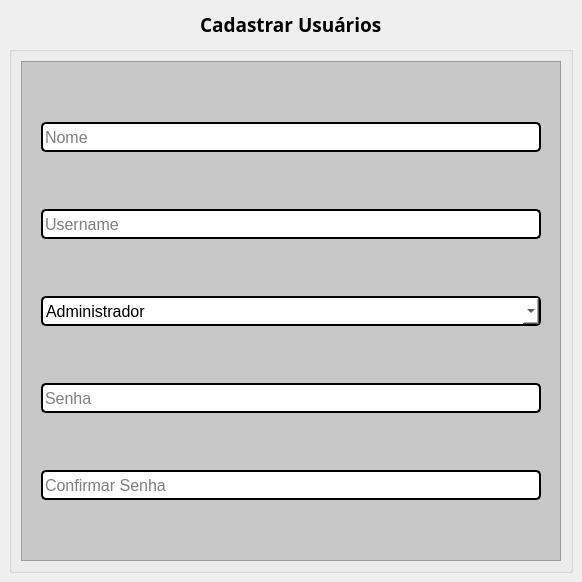
                <widget class="QWidget" name="usuarios_cadastrar_page">
                 <layout class="QVBoxLayout" name="verticalLayout_30">
                  <property name="spacing">
                   <number>6</number>
                  </property>
                  <property name="leftMargin">
                   <number>9</number>
                  </property>
                  <property name="topMargin">
                   <number>9</number>
                  </property>
                  <property name="rightMargin">
                   <number>9</number>
                  </property>
                  <property name="bottomMargin">
                   <number>9</number>
                  </property>
                  <item alignment="Qt::AlignHCenter">
                   <widget class="QLabel" name="label_31">
                    <property name="minimumSize">
                     <size>
                      <width>111</width>
                      <height>31</height>
                     </size>
                    </property>
                    <property name="maximumSize">
                     <size>
                      <width>270</width>
                      <height>31</height>
                     </size>
                    </property>
                    <property name="font">
                     <font>
                      <family>Arial Black</family>
                      <pointsize>14</pointsize>
                      <weight>75</weight>
                      <bold>true</bold>
                     </font>
                    </property>
                    <property name="text">
                     <string>Cadastrar Usuários</string>
                    </property>
                   </widget>
                  </item>
                  <item>
                   <widget class="QGroupBox" name="groupBox_25">
                    <property name="minimumSize">
                     <size>
                      <width>0</width>
                      <height>0</height>
                     </size>
                    </property>
                    <property name="maximumSize">
                     <size>
                      <width>15000</width>
                      <height>15000</height>
                     </size>
                    </property>
                    <property name="title">
                     <string/>
                    </property>
                    <layout class="QGridLayout" name="gridLayout_53">
                     <item row="0" column="0" alignment="Qt::AlignHCenter">
                      <widget class="QFrame" name="frame_33">
                       <property name="minimumSize">
                        <size>
                         <width>540</width>
                         <height>500</height>
                        </size>
                       </property>
                       <property name="maximumSize">
                        <size>
                         <width>540</width>
                         <height>100000</height>
                        </size>
                       </property>
                       <property name="styleSheet">
                        <string notr="true">background-color: rgb(200, 200, 200);</string>
                       </property>
                       <property name="frameShape">
                        <enum>QFrame::StyledPanel</enum>
                       </property>
                       <property name="frameShadow">
                        <enum>QFrame::Raised</enum>
                       </property>
                       <layout class="QGridLayout" name="gridLayout_54">
                        <item row="4" column="0">
                         <widget class="QLineEdit" name="usuarios_c_confirma_txt">
                          <property name="minimumSize">
                           <size>
                            <width>500</width>
                            <height>30</height>
                           </size>
                          </property>
                          <property name="maximumSize">
                           <size>
                            <width>500</width>
                            <height>16777215</height>
                           </size>
                          </property>
                          <property name="font">
                           <font>
                            <family>Arial</family>
                            <pointsize>12</pointsize>
                           </font>
                          </property>
                          <property name="styleSheet">
                           <string notr="true">color: rgb(0, 0, 0);
border-color: rgb(0, 0, 0);
background-color: rgb(255, 255, 255);
border-style: solid;
border-width: 2px;
border-radius: 5px;</string>
                          </property>
                          <property name="echoMode">
                           <enum>QLineEdit::Password</enum>
                          </property>
                          <property name="placeholderText">
                           <string>Confirmar Senha</string>
                          </property>
                         </widget>
                        </item>
                        <item row="0" column="0">
                         <widget class="QLineEdit" name="usuarios_c_nome_txt">
                          <property name="minimumSize">
                           <size>
                            <width>500</width>
                            <height>30</height>
                           </size>
                          </property>
                          <property name="maximumSize">
                           <size>
                            <width>500</width>
                            <height>16777215</height>
                           </size>
                          </property>
                          <property name="font">
                           <font>
                            <family>Arial</family>
                            <pointsize>12</pointsize>
                           </font>
                          </property>
                          <property name="styleSheet">
                           <string notr="true">color: rgb(0, 0, 0);
border-color: rgb(0, 0, 0);
background-color: rgb(255, 255, 255);
border-style: solid;
border-width: 2px;
border-radius: 5px;</string>
                          </property>
                          <property name="placeholderText">
                           <string>Nome</string>
                          </property>
                         </widget>
                        </item>
                        <item row="1" column="0">
                         <widget class="QLineEdit" name="usuarios_c_username_txt">
                          <property name="minimumSize">
                           <size>
                            <width>500</width>
                            <height>30</height>
                           </size>
                          </property>
                          <property name="maximumSize">
                           <size>
                            <width>500</width>
                            <height>16777215</height>
                           </size>
                          </property>
                          <property name="font">
                           <font>
                            <family>Arial</family>
                            <pointsize>12</pointsize>
                           </font>
                          </property>
                          <property name="styleSheet">
                           <string notr="true">color: rgb(0, 0, 0);
border-color: rgb(0, 0, 0);
background-color: rgb(255, 255, 255);
border-style: solid;
border-width: 2px;
border-radius: 5px;</string>
                          </property>
                          <property name="placeholderText">
                           <string>Username</string>
                          </property>
                         </widget>
                        </item>
                        <item row="3" column="0">
                         <widget class="QLineEdit" name="usuarios_c_senha_txt">
                          <property name="minimumSize">
                           <size>
                            <width>500</width>
                            <height>30</height>
                           </size>
                          </property>
                          <property name="maximumSize">
                           <size>
                            <width>500</width>
                            <height>16777215</height>
                           </size>
                          </property>
                          <property name="font">
                           <font>
                            <family>Arial</family>
                            <pointsize>12</pointsize>
                           </font>
                          </property>
                          <property name="styleSheet">
                           <string notr="true">color: rgb(0, 0, 0);
border-color: rgb(0, 0, 0);
background-color: rgb(255, 255, 255);
border-style: solid;
border-width: 2px;
border-radius: 5px;</string>
                          </property>
                          <property name="echoMode">
                           <enum>QLineEdit::Password</enum>
                          </property>
                          <property name="placeholderText">
                           <string>Senha</string>
                          </property>
                         </widget>
                        </item>
                        <item row="2" column="0">
                         <widget class="QComboBox" name="usuarios_c_tipo_combo">
                          <property name="minimumSize">
                           <size>
                            <width>500</width>
                            <height>30</height>
                           </size>
                          </property>
                          <property name="maximumSize">
                           <size>
                            <width>500</width>
                            <height>16777215</height>
                           </size>
                          </property>
                          <property name="font">
                           <font>
                            <family>Arial</family>
                            <pointsize>12</pointsize>
                           </font>
                          </property>
                          <property name="styleSheet">
                           <string notr="true">color: rgb(0, 0, 0);
border-color: rgb(0, 0, 0);
background-color: rgb(255, 255, 255);
border-style: solid;
border-width: 2px;
border-radius: 5px;</string>
                          </property>
                          <property name="currentIndex">
                           <number>0</number>
                          </property>
                          <property name="placeholderText">
                           <string>Tipo de usuário</string>
                          </property>
                          <item>
                           <property name="text">
                            <string>Administrador</string>
                           </property>
                          </item>
                          <item>
                           <property name="text">
                            <string>Usuário</string>
                           </property>
                          </item>
                         </widget>
                        </item>
                       </layout>
                      </widget>
                     </item>
                    </layout>
                   </widget>
                  </item>
                 </layout>
                </widget>
